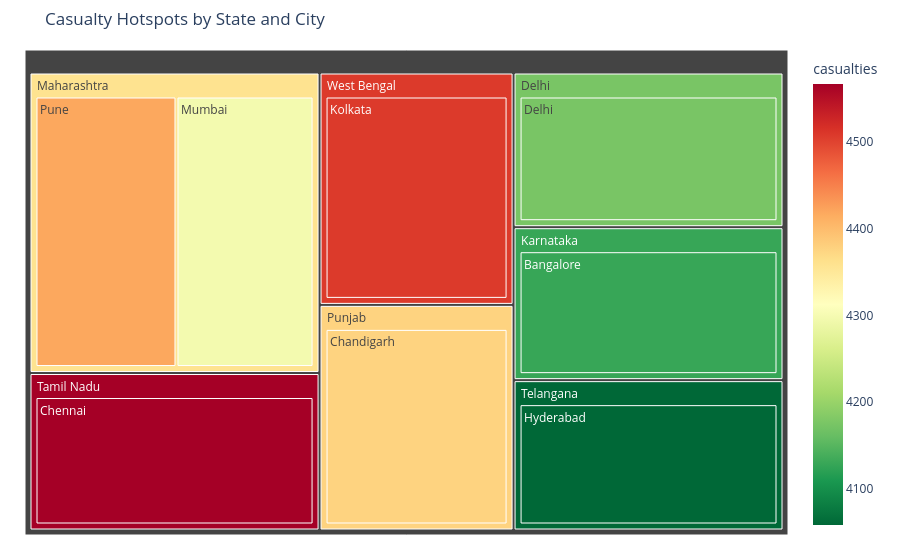

Notebook cell for this chart:
### Markdown cell above
## 10. Hidden Pattern #5: Geographic Hotspots

### Code cell
fig, axes = plt.subplots(2, 2, figsize=(16, 10))

# City-wise accidents
city_counts = df['city'].value_counts()
axes[0, 0].barh(city_counts.index, city_counts.values, color='steelblue')
axes[0, 0].set_title('Accidents by City', fontweight='bold')
axes[0, 0].set_xlabel('Count')

# State-wise accidents
state_counts = df['state'].value_counts()
axes[0, 1].barh(state_counts.index, state_counts.values, color='darkgreen')
axes[0, 1].set_title('Accidents by State', fontweight='bold')
axes[0, 1].set_xlabel('Count')

# City-wise casualties
city_casualties = df.groupby('city')['casualties'].sum().sort_values(ascending=True)
axes[1, 0].barh(city_casualties.index, city_casualties.values, color='red')
axes[1, 0].set_title('Total Casualties by City', fontweight='bold')
axes[1, 0].set_xlabel('Total Casualties')

# Severity by city
city_severity = df.groupby(['city', 'accident_severity']).size().unstack(fill_value=0)
city_severity.plot(kind='bar', ax=axes[1, 1], color=['yellow', 'orange', 'red'])
axes[1, 1].set_title('Accident Severity by City', fontweight='bold')
axes[1, 1].set_ylabel('Count')
axes[1, 1].legend(title='Severity')
plt.setp(axes[1, 1].xaxis.get_majorticklabels(), rotation=45, ha='right')

plt.tight_layout()
plt.show()

state_city_casualties = df.groupby(['state', 'city'], as_index=False)['casualties'].sum()
fig2 = px.treemap(
    state_city_casualties,
    path=['state', 'city'],
    values='casualties',
    color='casualties',
    color_continuous_scale='RdYlGn_r',
    title='Casualty Hotspots by State and City'
)
fig2.update_layout(margin=dict(t=50, l=25, r=25, b=25))
fig2.show()

print("\n" + "="*80)
print("GEOGRAPHIC HOTSPOTS")
print("="*80)
print(f"\nCity-wise Accident Count:")
print(city_counts)
print(f"\nMost dangerous city: {city_counts.idxmax()}")
print(f"\nTotal Casualties by City:")
print(city_casualties)
print(f"\nCity with highest casualties: {city_casualties.idxmax()}")

### Figure 1 — Plotly figure (JSON) as saved in the notebook; plotly's stock layout.template omitted (floating-point values rounded to 4 significant figures)
{"data": [{"branchvalues": "total", "customdata": [[4128], [4377], [4567], [4175], [4058], [4508], [4297], [4419], [4175], [4128], [4359.0], [4377], [4567], [4058], [4508]], "domain": {"x": [0, 1], "y": [0, 1]}, "hovertemplate": "labels=%{label}<br>casualties_sum=%{value}<br>parent=%{parent}<br>id=%{id}<br>casualties=%{color}<extra></extra>", "ids": ["Karnataka/Bangalore", "Punjab/Chandigarh", "Tamil Nadu/Chennai", "Delhi/Delhi", "Telangana/Hyderabad", "West Bengal/Kolkata", "Maharashtra/Mumbai", "Maharashtra/Pune", "Delhi", "Karnataka", "Maharashtra", "Punjab", "Tamil Nadu", "Telangana", "West Bengal"], "labels": ["Bangalore", "Chandigarh", "Chennai", "Delhi", "Hyderabad", "Kolkata", "Mumbai", "Pune", "Delhi", "Karnataka", "Maharashtra", "Punjab", "Tamil Nadu", "Telangana", "West Bengal"], "marker": {"coloraxis": "coloraxis", "colors": [4128, 4377, 4567, 4175, 4058, 4508, 4297, 4419, 4175, 4128, 4359.0, 4377, 4567, 4058, 4508]}, "name": "", "parents": ["Karnataka", "Punjab", "Tamil Nadu", "Delhi", "Telangana", "West Bengal", "Maharashtra", "Maharashtra", "", "", "", "", "", "", ""], "type": "treemap", "values": [4128, 4377, 4567, 4175, 4058, 4508, 4297, 4419, 4175, 4128, 8716, 4377, 4567, 4058, 4508]}], "layout": {"coloraxis": {"colorbar": {"title": {"text": "casualties"}}, "colorscale": [[0, "rgb(0,104,55)"], [0.1, "rgb(26,152,80)"], [0.2, "rgb(102,189,99)"], [0.3, "rgb(166,217,106)"], [0.4, "rgb(217,239,139)"], [0.5, "rgb(255,255,191)"], [0.6, "rgb(254,224,139)"], [0.7, "rgb(253,174,97)"], [0.8, "rgb(244,109,67)"], [0.9, "rgb(215,48,39)"], [1, "rgb(165,0,38)"]]}, "legend": {"tracegroupgap": 0}, "margin": {"b": 25, "l": 25, "r": 25, "t": 50}, "title": {"text": "Casualty Hotspots by State and City"}}}
